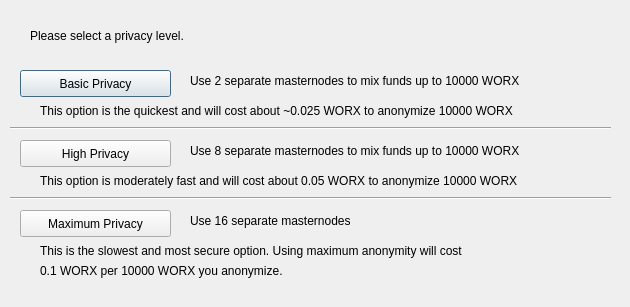
<?xml version="1.0" encoding="UTF-8"?>
<ui version="4.0">
 <class>ObfuscationConfig</class>
 <widget class="QDialog" name="ObfuscationConfig">
  <property name="geometry">
   <rect>
    <x>0</x>
    <y>0</y>
    <width>630</width>
    <height>307</height>
   </rect>
  </property>
  <property name="windowTitle">
   <string>Configure Obfuscation</string>
  </property>
  <widget class="QPushButton" name="buttonBasic">
   <property name="geometry">
    <rect>
     <x>20</x>
     <y>70</y>
     <width>151</width>
     <height>27</height>
    </rect>
   </property>
   <property name="text">
    <string>Basic Privacy</string>
   </property>
  </widget>
  <widget class="QPushButton" name="buttonHigh">
   <property name="geometry">
    <rect>
     <x>20</x>
     <y>140</y>
     <width>151</width>
     <height>27</height>
    </rect>
   </property>
   <property name="text">
    <string>High Privacy</string>
   </property>
  </widget>
  <widget class="QPushButton" name="buttonMax">
   <property name="geometry">
    <rect>
     <x>20</x>
     <y>210</y>
     <width>151</width>
     <height>27</height>
    </rect>
   </property>
   <property name="text">
    <string>Maximum Privacy</string>
   </property>
  </widget>
  <widget class="QLabel" name="label">
   <property name="geometry">
    <rect>
     <x>30</x>
     <y>20</y>
     <width>571</width>
     <height>31</height>
    </rect>
   </property>
   <property name="text">
    <string>Please select a privacy level.</string>
   </property>
  </widget>
  <widget class="QLabel" name="label_2">
   <property name="geometry">
    <rect>
     <x>190</x>
     <y>70</y>
     <width>421</width>
     <height>21</height>
    </rect>
   </property>
   <property name="text">
    <string>Use 2 separate masternodes to mix funds up to 10000 WORX</string>
   </property>
  </widget>
  <widget class="QLabel" name="label_3">
   <property name="geometry">
    <rect>
     <x>190</x>
     <y>140</y>
     <width>411</width>
     <height>21</height>
    </rect>
   </property>
   <property name="text">
    <string>Use 8 separate masternodes to mix funds up to 10000 WORX</string>
   </property>
  </widget>
  <widget class="QLabel" name="label_4">
   <property name="geometry">
    <rect>
     <x>190</x>
     <y>210</y>
     <width>421</width>
     <height>21</height>
    </rect>
   </property>
   <property name="text">
    <string>Use 16 separate masternodes</string>
   </property>
  </widget>
  <widget class="QLabel" name="label_6">
   <property name="geometry">
    <rect>
     <x>40</x>
     <y>100</y>
     <width>561</width>
     <height>21</height>
    </rect>
   </property>
   <property name="text">
    <string>This option is the quickest and will cost about ~0.025 WORX to anonymize 10000 WORX</string>
   </property>
  </widget>
  <widget class="QLabel" name="label_7">
   <property name="geometry">
    <rect>
     <x>40</x>
     <y>170</y>
     <width>561</width>
     <height>21</height>
    </rect>
   </property>
   <property name="text">
    <string>This option is moderately fast and will cost about 0.05 WORX to anonymize 10000 WORX</string>
   </property>
  </widget>
  <widget class="QLabel" name="label_8">
   <property name="geometry">
    <rect>
     <x>40</x>
     <y>240</y>
     <width>561</width>
     <height>21</height>
    </rect>
   </property>
   <property name="text">
    <string>This is the slowest and most secure option. Using maximum anonymity will cost</string>
   </property>
  </widget>
  <widget class="QLabel" name="label_9">
   <property name="geometry">
    <rect>
     <x>40</x>
     <y>260</y>
     <width>561</width>
     <height>21</height>
    </rect>
   </property>
   <property name="text">
    <string>0.1 WORX per 10000 WORX you anonymize.</string>
   </property>
  </widget>
  <widget class="Line" name="line">
   <property name="geometry">
    <rect>
     <x>10</x>
     <y>120</y>
     <width>601</width>
     <height>16</height>
    </rect>
   </property>
   <property name="orientation">
    <enum>Qt::Horizontal</enum>
   </property>
  </widget>
  <widget class="Line" name="line_2">
   <property name="geometry">
    <rect>
     <x>10</x>
     <y>190</y>
     <width>601</width>
     <height>16</height>
    </rect>
   </property>
   <property name="orientation">
    <enum>Qt::Horizontal</enum>
   </property>
  </widget>
 </widget>
 <resources/>
 <connections/>
</ui>
